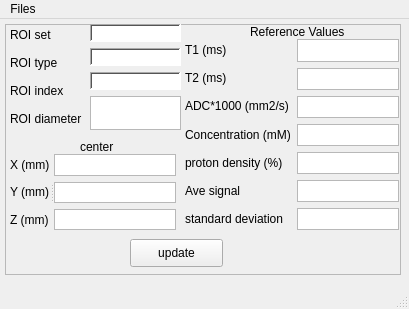
<?xml version="1.0" encoding="UTF-8"?>
<ui version="4.0">
 <class>ROIInfoWindow</class>
 <widget class="QMainWindow" name="ROIInfoWindow">
  <property name="geometry">
   <rect>
    <x>0</x>
    <y>0</y>
    <width>409</width>
    <height>309</height>
   </rect>
  </property>
  <property name="windowTitle">
   <string>ROI Information</string>
  </property>
  <property name="styleSheet">
   <string notr="true"/>
  </property>
  <widget class="QWidget" name="centralwidget">
   <widget class="QFrame" name="frame">
    <property name="geometry">
     <rect>
      <x>5</x>
      <y>5</y>
      <width>396</width>
      <height>251</height>
     </rect>
    </property>
    <property name="frameShape">
     <enum>QFrame::StyledPanel</enum>
    </property>
    <property name="frameShadow">
     <enum>QFrame::Raised</enum>
    </property>
    <widget class="QWidget" name="layoutWidget">
     <property name="geometry">
      <rect>
       <x>5</x>
       <y>0</y>
       <width>78</width>
       <height>106</height>
      </rect>
     </property>
     <layout class="QVBoxLayout" name="verticalLayout_6">
      <item>
       <widget class="QLabel" name="label_23">
        <property name="text">
         <string>ROI set</string>
        </property>
       </widget>
      </item>
      <item>
       <widget class="QLabel" name="label">
        <property name="text">
         <string>ROI type</string>
        </property>
       </widget>
      </item>
      <item>
       <widget class="QLabel" name="label_25">
        <property name="text">
         <string>ROI index</string>
        </property>
       </widget>
      </item>
      <item>
       <widget class="QLabel" name="label_21">
        <property name="text">
         <string>ROI diameter</string>
        </property>
       </widget>
      </item>
     </layout>
    </widget>
    <widget class="QLabel" name="label_30">
     <property name="geometry">
      <rect>
       <x>75</x>
       <y>110</y>
       <width>46</width>
       <height>26</height>
      </rect>
     </property>
     <property name="text">
      <string>center</string>
     </property>
    </widget>
    <widget class="QWidget" name="layoutWidget_3">
     <property name="geometry">
      <rect>
       <x>180</x>
       <y>15</y>
       <width>214</width>
       <height>191</height>
      </rect>
     </property>
     <layout class="QHBoxLayout" name="horizontalLayout">
      <item>
       <layout class="QVBoxLayout" name="verticalLayout_4">
        <item>
         <widget class="QLabel" name="label_29">
          <property name="text">
           <string>T1 (ms)</string>
          </property>
         </widget>
        </item>
        <item>
         <widget class="QLabel" name="label_5">
          <property name="text">
           <string>T2 (ms)</string>
          </property>
         </widget>
        </item>
        <item>
         <widget class="QLabel" name="label_7">
          <property name="text">
           <string>ADC*1000 (mm2/s)</string>
          </property>
         </widget>
        </item>
        <item>
         <widget class="QLabel" name="label_9">
          <property name="text">
           <string>Concentration (mM)</string>
          </property>
         </widget>
        </item>
        <item>
         <widget class="QLabel" name="label_11">
          <property name="text">
           <string>proton density (%)</string>
          </property>
         </widget>
        </item>
        <item>
         <widget class="QLabel" name="label_14">
          <property name="text">
           <string>Ave signal</string>
          </property>
         </widget>
        </item>
        <item>
         <widget class="QLabel" name="label_13">
          <property name="text">
           <string>standard deviation</string>
          </property>
         </widget>
        </item>
       </layout>
      </item>
      <item>
       <layout class="QVBoxLayout" name="verticalLayout_3">
        <item>
         <widget class="QTextEdit" name="txtT1">
          <property name="verticalScrollBarPolicy">
           <enum>Qt::ScrollBarAlwaysOff</enum>
          </property>
          <property name="horizontalScrollBarPolicy">
           <enum>Qt::ScrollBarAlwaysOff</enum>
          </property>
         </widget>
        </item>
        <item>
         <widget class="QTextEdit" name="txtT2">
          <property name="verticalScrollBarPolicy">
           <enum>Qt::ScrollBarAlwaysOff</enum>
          </property>
          <property name="horizontalScrollBarPolicy">
           <enum>Qt::ScrollBarAlwaysOff</enum>
          </property>
         </widget>
        </item>
        <item>
         <widget class="QTextEdit" name="txtADC">
          <property name="verticalScrollBarPolicy">
           <enum>Qt::ScrollBarAlwaysOff</enum>
          </property>
          <property name="horizontalScrollBarPolicy">
           <enum>Qt::ScrollBarAlwaysOff</enum>
          </property>
         </widget>
        </item>
        <item>
         <widget class="QTextEdit" name="txtConcentration">
          <property name="verticalScrollBarPolicy">
           <enum>Qt::ScrollBarAlwaysOff</enum>
          </property>
          <property name="horizontalScrollBarPolicy">
           <enum>Qt::ScrollBarAlwaysOff</enum>
          </property>
         </widget>
        </item>
        <item>
         <widget class="QTextEdit" name="txtProtonDensity">
          <property name="verticalScrollBarPolicy">
           <enum>Qt::ScrollBarAlwaysOff</enum>
          </property>
          <property name="horizontalScrollBarPolicy">
           <enum>Qt::ScrollBarAlwaysOff</enum>
          </property>
         </widget>
        </item>
        <item>
         <widget class="QTextEdit" name="lblAve">
          <property name="verticalScrollBarPolicy">
           <enum>Qt::ScrollBarAlwaysOff</enum>
          </property>
          <property name="horizontalScrollBarPolicy">
           <enum>Qt::ScrollBarAlwaysOff</enum>
          </property>
         </widget>
        </item>
        <item>
         <widget class="QTextEdit" name="lblSd">
          <property name="verticalScrollBarPolicy">
           <enum>Qt::ScrollBarAlwaysOff</enum>
          </property>
          <property name="horizontalScrollBarPolicy">
           <enum>Qt::ScrollBarAlwaysOff</enum>
          </property>
         </widget>
        </item>
       </layout>
      </item>
     </layout>
    </widget>
    <widget class="QWidget" name="layoutWidget_2">
     <property name="geometry">
      <rect>
       <x>85</x>
       <y>0</y>
       <width>91</width>
       <height>106</height>
      </rect>
     </property>
     <layout class="QVBoxLayout" name="verticalLayout_5">
      <item>
       <widget class="QLabel" name="lblROISet">
        <property name="styleSheet">
         <string notr="true">background-color: rgb(255, 255, 255);</string>
        </property>
        <property name="frameShape">
         <enum>QFrame::WinPanel</enum>
        </property>
        <property name="frameShadow">
         <enum>QFrame::Sunken</enum>
        </property>
        <property name="text">
         <string/>
        </property>
       </widget>
      </item>
      <item>
       <widget class="QLabel" name="lblROIType">
        <property name="styleSheet">
         <string notr="true">background-color: rgb(255, 255, 255);</string>
        </property>
        <property name="frameShape">
         <enum>QFrame::WinPanel</enum>
        </property>
        <property name="frameShadow">
         <enum>QFrame::Sunken</enum>
        </property>
        <property name="text">
         <string/>
        </property>
       </widget>
      </item>
      <item>
       <widget class="QLabel" name="lblROIIndex">
        <property name="styleSheet">
         <string notr="true">background-color: rgb(255, 255, 255);</string>
        </property>
        <property name="frameShape">
         <enum>QFrame::WinPanel</enum>
        </property>
        <property name="frameShadow">
         <enum>QFrame::Sunken</enum>
        </property>
        <property name="text">
         <string/>
        </property>
       </widget>
      </item>
      <item>
       <widget class="QTextEdit" name="txtd1">
        <property name="verticalScrollBarPolicy">
         <enum>Qt::ScrollBarAlwaysOff</enum>
        </property>
        <property name="horizontalScrollBarPolicy">
         <enum>Qt::ScrollBarAlwaysOff</enum>
        </property>
       </widget>
      </item>
     </layout>
    </widget>
    <widget class="QSplitter" name="splitter">
     <property name="geometry">
      <rect>
       <x>5</x>
       <y>130</y>
       <width>166</width>
       <height>76</height>
      </rect>
     </property>
     <property name="orientation">
      <enum>Qt::Horizontal</enum>
     </property>
     <widget class="QWidget" name="layoutWidget_4">
      <layout class="QVBoxLayout" name="verticalLayout_2">
       <item>
        <widget class="QLabel" name="label_15">
         <property name="text">
          <string>X (mm)</string>
         </property>
        </widget>
       </item>
       <item>
        <widget class="QLabel" name="label_19">
         <property name="text">
          <string>Y (mm)</string>
         </property>
        </widget>
       </item>
       <item>
        <widget class="QLabel" name="label_16">
         <property name="text">
          <string>Z (mm)</string>
         </property>
        </widget>
       </item>
      </layout>
     </widget>
     <widget class="QWidget" name="layoutWidget_5">
      <layout class="QVBoxLayout" name="verticalLayout">
       <item>
        <widget class="QTextEdit" name="txtXCenter">
         <property name="verticalScrollBarPolicy">
          <enum>Qt::ScrollBarAlwaysOff</enum>
         </property>
         <property name="horizontalScrollBarPolicy">
          <enum>Qt::ScrollBarAlwaysOff</enum>
         </property>
        </widget>
       </item>
       <item>
        <widget class="QTextEdit" name="txtYCenter">
         <property name="verticalScrollBarPolicy">
          <enum>Qt::ScrollBarAlwaysOff</enum>
         </property>
         <property name="horizontalScrollBarPolicy">
          <enum>Qt::ScrollBarAlwaysOff</enum>
         </property>
        </widget>
       </item>
       <item>
        <widget class="QTextEdit" name="txtZCenter">
         <property name="verticalScrollBarPolicy">
          <enum>Qt::ScrollBarAlwaysOff</enum>
         </property>
         <property name="horizontalScrollBarPolicy">
          <enum>Qt::ScrollBarAlwaysOff</enum>
         </property>
        </widget>
       </item>
      </layout>
     </widget>
    </widget>
    <widget class="QLabel" name="label_28">
     <property name="geometry">
      <rect>
       <x>245</x>
       <y>-5</y>
       <width>121</width>
       <height>26</height>
      </rect>
     </property>
     <property name="text">
      <string>Reference Values</string>
     </property>
    </widget>
    <widget class="QPushButton" name="pbUpdate">
     <property name="geometry">
      <rect>
       <x>125</x>
       <y>215</y>
       <width>93</width>
       <height>28</height>
      </rect>
     </property>
     <property name="text">
      <string>update</string>
     </property>
    </widget>
   </widget>
  </widget>
  <widget class="QMenuBar" name="menubar">
   <property name="geometry">
    <rect>
     <x>0</x>
     <y>0</y>
     <width>409</width>
     <height>26</height>
    </rect>
   </property>
   <widget class="QMenu" name="menuUpdate_Values">
    <property name="title">
     <string>Files</string>
    </property>
   </widget>
   <addaction name="menuUpdate_Values"/>
  </widget>
  <widget class="QStatusBar" name="statusbar"/>
  <action name="actionUpdate_values">
   <property name="text">
    <string>Update values</string>
   </property>
  </action>
 </widget>
 <resources/>
 <connections/>
</ui>
